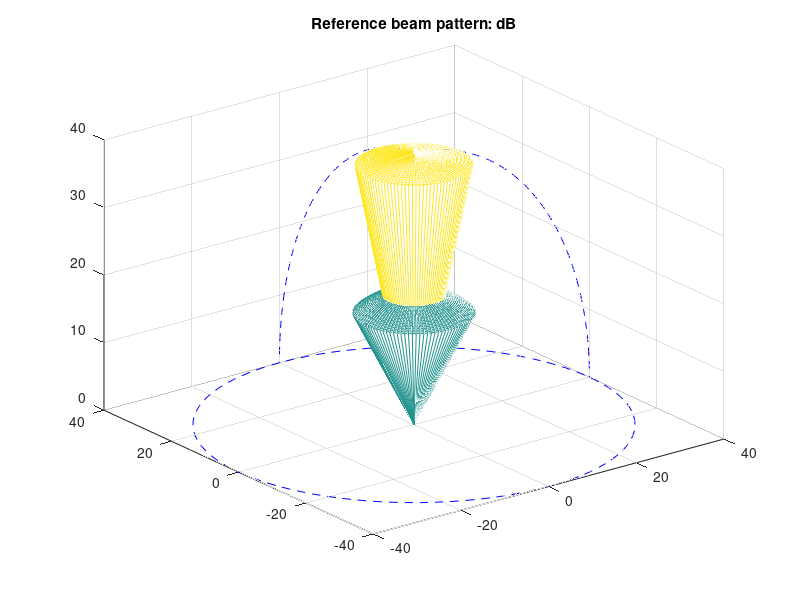
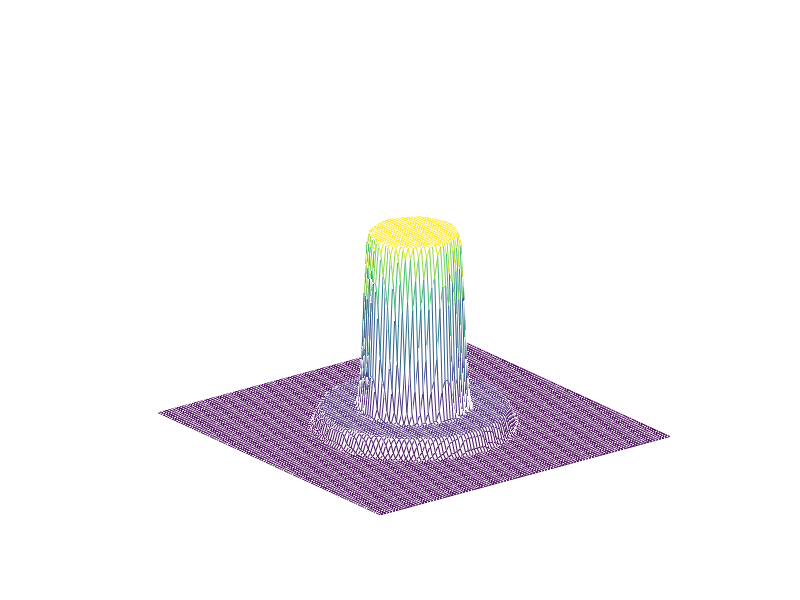

The MATLAB script that drew these images, in order: (Note: this script raises an error after producing the figures.)
set(gcf,'color','w');
c = 343.2;
ft = 32000;
dH = 0.015;
NFIR = 256;
fStep = (ft/2)/(NFIR/2+1);

fLow = 250;
fHigh = 16000;

kTUH = floor(fLow/fStep);
kTOH = floor(fHigh/fStep);

f = fStep*(kTUH:kTOH);       % frequencies used to compute W
% Beamformer
N = 100;
n1 = -(N-1)/2:1:(N-1)/2;
n2 = n1;
[n1,n2] = meshgrid(n1,n2);
aux=sqrt(n1.^2+n2.^2);
d=dH;
thetaC = pi/8;
thetaC1 = pi/16;
W_2D = zeros(N, N,kTOH-kTUH+1);

LP = fir1(4,0.4,'low');
LPW = LP'*LP;
t = pi/180*(-180:2.5:180);%

t = linspace(0, pi/2, 100);
p = linspace(-pi, pi, 100);
B_REF = zeros(100,100);
y = ones(100,1);
y(floor(sin(thetaC1)*100):floor(sin(thetaC)*100)) = 1/10;
y(floor(sin(thetaC)*100)+1:end) = 0;
B_REF(:,1) = abs(y);
for i=2:100
    B_REF(:,i) = B_REF(:,1);
end
dBmax=40;
% 3D plot
B_REF = max(0,20*log10(B_REF+eps)+dBmax);
Xc = B_REF .* (sin(t')*cos(p));
Yc = B_REF .* (sin(t')*sin(p));
Zc = B_REF .* (cos(t')*ones(1,length(p)));
figure()
mesh(Xc,Yc,Zc,B_REF);
    hold on;
    plot3(dBmax*cos(p),dBmax*sin(p),zeros(length(p),1),'b--');
    plot3(dBmax*sin(t),zeros(length(t),1),dBmax*cos(t),'b--');
    plot3(zeros(length(t),1),dBmax*sin(t),dBmax*cos(t),'b--');
title('Reference beam pattern: dB');
set(gcf,'color','w');
%calculate the weight for broadband beamformer ============================ 
 figure()
for k=kTUH:kTOH
    w0=2*pi*ft*k/NFIR;
    k0= w0/c;
    R= k0*dH*sin(thetaC);

    
    Hd = ones(N);%cos(aux.*pi/18).^2; 
    %Hd((aux > R*alpha)|(aux < 0.5*R*alpha)) = 0.0;
    Hd((aux > k*fStep*N*dH*sin(thetaC1)/c)) = 0.1;
    Hd((aux > k*fStep*N*dH*sin(thetaC)/c)) = 0;
    Hd = filter2(LPW,Hd,'same');

     mesh(n1,n2,Hd)
     axis off

    h =fftshift(ifft2(rot90(fftshift(rot90(Hd,2)),2)));
    h=h/sum(sum(h));
    W_2D(:,:,k-kTUH+1) = h;
    set(gcf,'color','w');
 pause(0.05);
end
set(gcf,'color','w');
W = ones(N*N,kTOH-kTUH+1);
for iMic=1:N
   for jMic=1:N
      W((iMic-1)*N+jMic,:) = (W_2D(iMic,jMic,:));
   end
end

%verify the beam pattern ==================================================
% Full array
mics_ref = zeros(N*N,2);
for yPos = 1: N
  for xPos = 1:N
      mics_ref(xPos + N*(yPos-1), 1) = (xPos)*dH-12.0*dH;   
      mics_ref(xPos + N*(yPos-1), 2) = (yPos)*dH-12.0*dH;
  end
end


%%%%%%%%%% plot beam response
dBmax = 40;
Fsh = ft/2;                  % half of sampling frequency
Nh = NFIR/2+1;   
klow = round(fLow/Fsh*Nh);     % low index
kup = round(fHigh/Fsh*Nh);      % high index
fp = [2500 4000 8000 16000];
kf = round(fp/Fsh*Nh);
%fp = Fsh/Nh*kf;              % frequencies rounded to FFT grid
kf = kf-klow+1;              % index used in W matrix corresponding to fp 
pos = [0.045 0.045 0.45 0.45];
for k = 1:length(fp)
    figure('numbertitle','off','name','Fixed Array radiation pattern (dB)',...
                  'Units','normal','Position',pos);

    %Plotting beam-pattern for 1st looking direction 
    [R,t,p] = array_pattern_fft(mics_ref,W,fp(k),kf(k)); 
    R = R/max(R(:));

    RdB = max(0,10*log10(R+eps)+dBmax);
    RB_90 = RdB(end,:);
    BW  = find(RB_90 > dBmax -3 ); 
    %polar(p,RdB(end,:)); 

    % 3D plot
    Xc = RdB .* (sin(t')*cos(p));
    Yc = RdB .* (sin(t')*sin(p));
    Zc = RdB .* (cos(t')*ones(1,length(p)));
    %Zc = RdB .* (ones(length(t),1)*ones(1,length(p)));
    %Xc = dBmax*(sin(t')*cos(p));
    %Yc = dBmax*(sin(t')*sin(p));
    %Zc = RdB;
    mesh(Xc,Yc,Zc,RdB);
    colormap jet;
    
    axis([-dBmax dBmax -dBmax dBmax 0 dBmax]);
    view([25,50]);
    xlabel('x');
    ylabel('y');
    zlabel('z');

    %draw radial grid lines

    hold on;
    plot3(dBmax*cos(p),dBmax*sin(p),zeros(length(p),1),'b--');
    plot3(dBmax*sin(t),zeros(length(t),1),dBmax*cos(t),'b--');
    plot3(zeros(length(t),1),dBmax*sin(t),dBmax*cos(t),'b--');
    hold off;
    pos(1) = pos(1) + 0.3;
    %pos(2) = pos(2) + 0.1;
    ght = title(sprintf('f = %3.2f Hz',fp(k)));
    set(gcf,'color','w');
end   

[goc, BS] = Directivity(mics_ref,W,f);
BS_dB = max(0,10*log10(BS+eps)+dBmax);
[Fxx,Fyy] = meshgrid(goc/pi*180,f);
%%
figure('numbertitle','off','name','Fixed Array radiation pattern (dB)',...
                  'Units','normal','Position',[0.1 0.1 0.5 0.5]);
%surf(Fxx,Fyy,BS_dB);
surf(Fxx,Fyy,sqrt(BS));
xlabel('elevation angle \theta in deg');
ylabel('frequency in Hz');
zlabel('Magnitude');
%zlabel('dB');
set(gcf,'color','w');
%colormap jet;